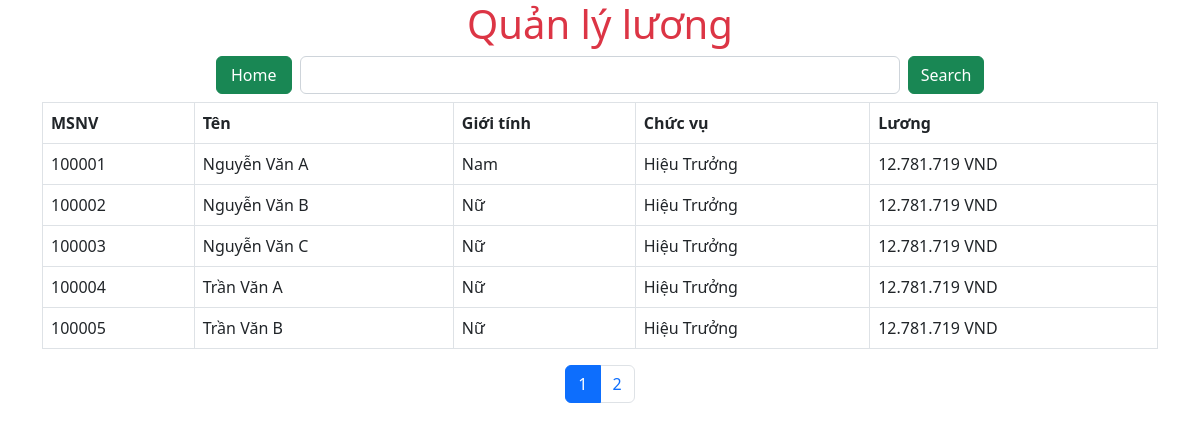
/qlns/app/Views/luong/luong.php, run on an earlier commit of the app's database.
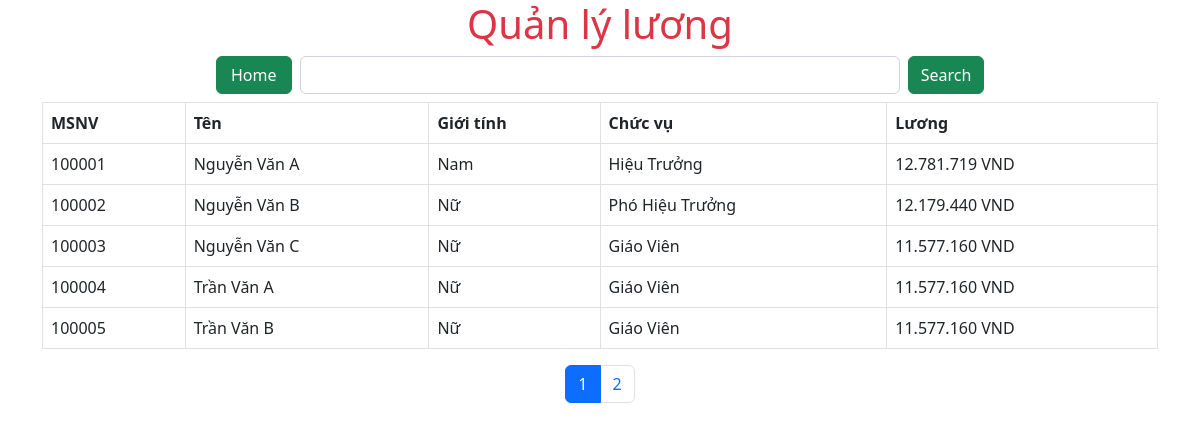
And on a later commit of the database.
### tables this page shows
CREATE TABLE `nhanvien` (
  `msnv` int(6) UNSIGNED NOT NULL,
  `hoten` varchar(45) DEFAULT NULL,
  `gioiTinh` char(3) DEFAULT NULL,
  `ngaySinh` date DEFAULT NULL,
  `noiSinh` varchar(40) DEFAULT NULL,
  `diaChi` varchar(100) DEFAULT NULL,
  `sdt` text DEFAULT NULL,
  `maCV` char(15) DEFAULT NULL
);

CREATE TABLE `chucvu` (
  `maCV` char(15) NOT NULL,
  `tenCV` varchar(50) DEFAULT NULL
);

### qlns/app/Views/luong/luong.php (the view, shortened to what this page needs)
<!DOCTYPE html>
<html lang="en">
<head>
    <link href="../../../public/Style/style.css" rel="stylesheet">
    <link href="https://cdn.jsdelivr.net/npm/bootstrap@5.2.1/dist/css/bootstrap.min.css" rel="stylesheet">
</head>
<body>
<div class="container">
    <h1 class="text-center text-danger" data-wow-duration="1s">Quản lý lương</h1>
    <div class="d-flex mb-2 center">
        <a href="http://localhost/qlns/" class="btn btn-success me-2" style="width: 76.05px; height: 38px;">Home</a>
        <form method="POST" action="http://localhost/qlns/app/Views/luong/searchLuong.php" class="d-flex">
            <input class="form-control me-2" name="key" style="width: 600px;">
            <button class="btn btn-success" type="submit">Search</button>
        </form>
    </div>
    <table class="table table-bordered table-condensed">
        <thead>
        <tr>
            <th>MSNV</th>
            <th>Tên</th>
            <th>Giới tính</th>
            <th>Chức vụ</th>
            <th>Lương</th>
        </tr>
        </thead>
        <tbody>
        <?php
        $luongController = new luongController();
        $conn = $luongController->createPDO();
        $per_page = !empty($_GET['per_page']) && $_GET['per_page']>0 ?$_GET['per_page']:5;
        $current_page = !empty($_GET['current_page'])?$_GET['current_page']:1;
        $offset = ($current_page - 1) * $per_page;
        $sql = "SELECT nhanvien.msnv, nhanvien.hoten, nhanvien.gioiTinh, chucvu.tenCV, luong.heSoLuong*1400000*119.5 DIV 100 AS tienLuong
                        FROM nhanvien
                        JOIN chucvu ON nhanvien.maCV = chucvu.maCV
                        JOIN luong ON luong.maCV = chucvu.maCV
                        ORDER BY nhanvien.msnv ASC LIMIT " . $per_page . " OFFSET " . $offset ;
        $stmt = $conn->prepare($sql);
        $stmt->execute();
        $sql1 = "SELECT * FROM nhanvien";
        $total = $conn->prepare($sql1);
        $total->execute();
        $total = $total->rowCount();
        $num_page = ceil($total/$per_page);
        while($item = $stmt-> fetch(PDO::FETCH_ASSOC)) {
            echo
                "<tr>
                    <td>" . $item['msnv'] . "</td>
                    <td>" . $item['hoten'] . "</td>
                    <td>" . $item['gioiTinh'] . "</td>
                    <td>" . $item['tenCV'] . "</td>
                    <td>" . number_format($item['tienLuong'], 0, ',', '.') . " VND" . "</td>
                </tr>";
        }
        ?>
        </tbody>
    </table>
    <ul class="pagination" style="display: flex; justify-content: center; align-items: center;">
        <?php for ($i = 1; $i <= $num_page; $i++){ ?>
            <?php if($i != $current_page){ ?>
                <li class="page-item"><a class="page-link" href="?per_page=<?= $per_page ?>&current_page=<?= $i ?>"><?= $i ?></a></li>
            <?php } else { ?>
                <li class="page-item active"><a class="page-link" href="?per_page=<?= $per_page ?>&current_page=<?= $i ?>"><?= $i ?></a></li>
            <?php } ?>
        <?php } ?>
    </ul>
</div>
</body>
</html>

What changed in the data, as far as the page shows it:
changed nhanvien "Nguyễn Văn B": maCV.tenCV "Hiệu Trưởng" → "Phó Hiệu Trưởng"; tienLuong "12.781.719" → "12.179.440"
changed nhanvien "Nguyễn Văn C": maCV.tenCV "Hiệu Trưởng" → "Giáo Viên"; tienLuong "12.781.719" → "11.577.160"
changed nhanvien "Trần Văn A": maCV.tenCV "Hiệu Trưởng" → "Giáo Viên"; tienLuong "12.781.719" → "11.577.160"
changed nhanvien "Trần Văn B": maCV.tenCV "Hiệu Trưởng" → "Giáo Viên"; tienLuong "12.781.719" → "11.577.160"
